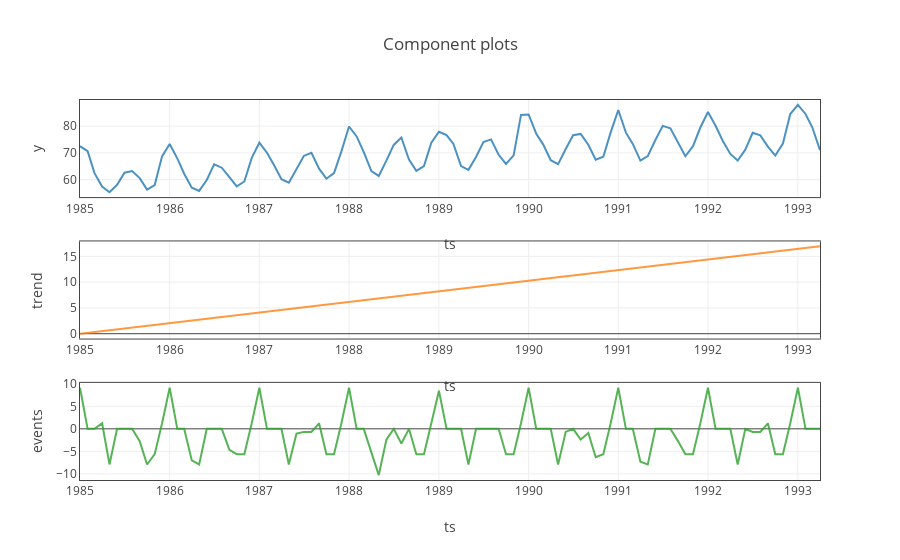

The code cell stored with this chart in its notebook:
### Markdown cell above
## Model Diagnostics
The component plot shows how your dataset’s trend, seasonality, and event / holiday patterns are handled in the model:

### Code cell
fig = forecast.plot_components()
plotly.io.show(fig)     # fig.show() if you are using "PROPHET" template
